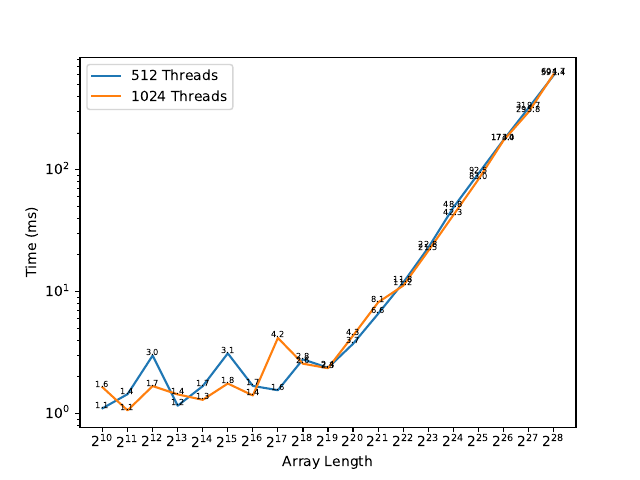

This figure's Python source:
import matplotlib.pyplot as plt
from matplotlib.backends.backend_pdf import PdfPages

xticks = [2 ** x for x in range(10, 29)]


def read_times(filename):
    times = []
    with open(filename) as f:
        for _ in xticks:
            f.readline()  # Title line
            f.readline()  # Last element
            times.append(float(f.readline()))
            f.readline()  # Empty line
    return times


def read_and_plot(num_threads):
    times = read_times(f"task2-{num_threads}.out")
    plt.plot(xticks, times, "-", label=f"{num_threads} Threads")
    for x, y in zip(xticks, times):
        plt.text(
            x, y, f"{y:.1f}",
            horizontalalignment='center',
            fontsize=6,
        )


with PdfPages("task2.pdf") as pdf:
    read_and_plot(512)
    read_and_plot(1024)

    plt.xlabel("Array Length")
    plt.ylabel("Time (ms)")
    plt.xscale('log', basex=2)
    plt.yscale('log', basey=10)
    plt.xticks(xticks)
    plt.legend()

    pdf.savefig()
